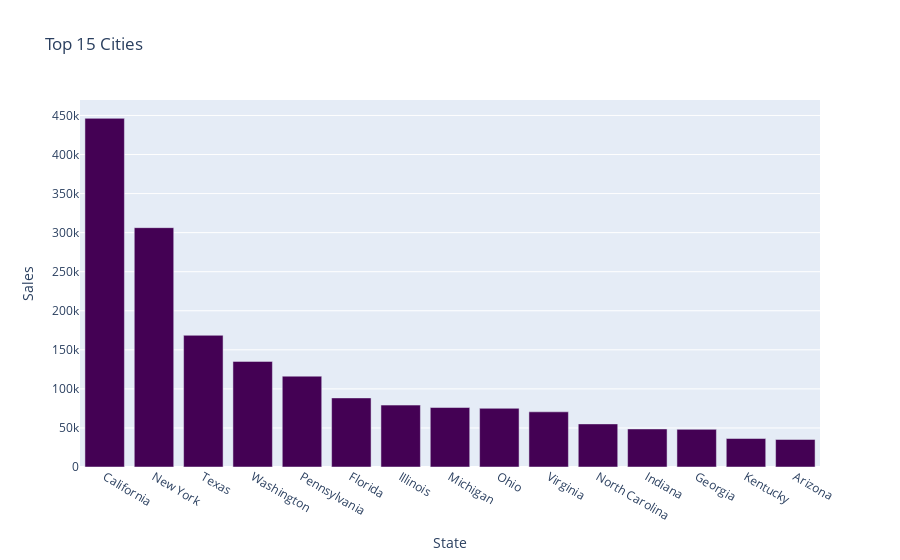

Write notebook code for a chart like this one.
### Markdown cell above
### What was the Best State for Sales?

### Code cell
top_states= df.groupby("State").sum().sort_values("Sales",ascending=False).head(15)
top_states= top_states[['Sales']].round(2)
top_states.reset_index(inplace=True)
top_states
fig=px.bar(top_states,x='State',y='Sales',title="Top 15 States",color_discrete_sequence=px.colors.sequential.Viridis)
fig.show()

### Figure 1 — Plotly figure (JSON) as saved in the notebook; plotly's stock layout.template omitted (floating-point values rounded to 4 significant figures)
{"data": [{"alignmentgroup": "True", "hovertemplate": "State=%{x}<br>Sales=%{y}<extra></extra>", "legendgroup": "", "marker": {"color": "#440154", "pattern": {"shape": ""}}, "name": "", "offsetgroup": "", "orientation": "v", "showlegend": false, "textposition": "auto", "type": "bar", "x": ["California", "New York", "Texas", "Washington", "Pennsylvania", "Florida", "Illinois", "Michigan", "Ohio", "Virginia", "North Carolina", "Indiana", "Georgia", "Kentucky", "Arizona"], "xaxis": "x", "y": [446300.0, 306400.0, 168600.0, 135200.0, 116300.0, 88440.0, 79240.0, 76140.0, 75130.0, 70640.0, 55170.0, 48720.0, 48220.0, 36460.0, 35270.0], "yaxis": "y"}], "layout": {"barmode": "relative", "legend": {"tracegroupgap": 0}, "title": {"text": "Top 15 Cities"}, "xaxis": {"anchor": "y", "domain": [0, 1], "title": {"text": "State"}}, "yaxis": {"anchor": "x", "domain": [0, 1], "title": {"text": "Sales"}}}}
